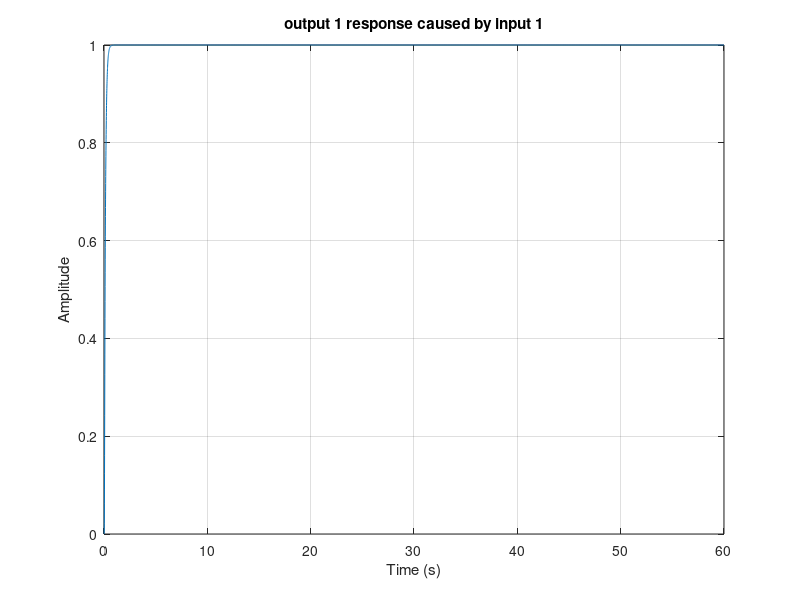

This chart was generated by the following MATLAB code:
clear;
clc;

k1 = 1;
k2 = 4;
b1 = 0.2;
b2 = 0.1;
m1 = 1;
m2 = 2;

ap = [0 0 1 0; 0 0 0 1; -k1/m1 k1/m1 -b1/m1 b1/m1; k1/m2 -(k1 + k2)/m2 b2/m2 -(b1 + b2)/m2];
bp = [0 0; 0 0; 1/m1 0; 0 1/m2];
cp = [1 0 0 0; 0 1 0 0];
dp = 0*ones (2,2);

su = diag( [0.9614, 0.2753] );
sx = diag( [3.157, 11.47, 3.157, 11.47] );
sy = diag( [3.157 3.157] );

ap_ = sx*ap*inv(sx);
bp_ = sx*bp*inv(su);
cp_ = sy*cp*inv(sx);
dp_ = sy*dp*inv(su);


[ns,nc] = size(bp_);

G_1=[31594.16384683239  -9.697152391243421   1339.452219279039   0.992351085342597  93.79144595181171   0.157413956229137;
    73.53305501875495   8690.277434064428   3.618587662394658   306.5880020165346  0.157413956229048   113.0201188405263];

H_1=[
   10.                 0.000000000000002
  -0.000000000000019   36.33196072220461
  -0.000000000000049   0.000000000000011
  -0.000000000000027  -0.000000000000017
   3.045296167247377  -3.045296167247384
  -0.872030408615777   4.360152043078865];


a_1 = [ap_            bp_ ; 
       0*ones(nc,ns)  0*ones(nc,nc) ];
b_1 = [0*ones(ns,nc); eye(nc)];
c_1 = [cp_      0*ones(nc,nc)];

ak = [ a_1-b_1*G_1-H_1*c_1  0*ones(ns+nc,nc)
       G_1                  0*ones(nc,nc) ];
bk = [ H_1
       0*ones(nc,nc) ];
ck = [0*ones(nc, ns+nc) eye(nc) ];

al = [ ap_                     bp_*ck
       0*ones(ns+nc+nc,ns)     ak    ];
bl = [ 0*ones(ns,nc)
       bk ];
cl = [ cp_  0*ones(nc,ns+nc+nc) ];
dl = [0*eye(nc)];


[y,t] = step(ss(al-bl*cl, bl, cl, 0*eye(nc)));
plot(t,y(:,1,1))
xlabel('Time (s)')
ylabel('Amplitude')
title('output 1 response caused by input 1')
grid on
pause

plot(t,y(:,1,2))
xlabel('Time (s)')
ylabel('Amplitude')
title('output 1 response caused by input 1')
grid on
pause

plot(t,y(:,2,1))
xlabel('Time (s)')
ylabel('Amplitude')
title('output 1 response caused by input 1')
grid on
pause

plot(t,y(:,2,2))
xlabel('Time (s)')
ylabel('Amplitude')
title('output 1 response caused by input 1')
grid on
pause